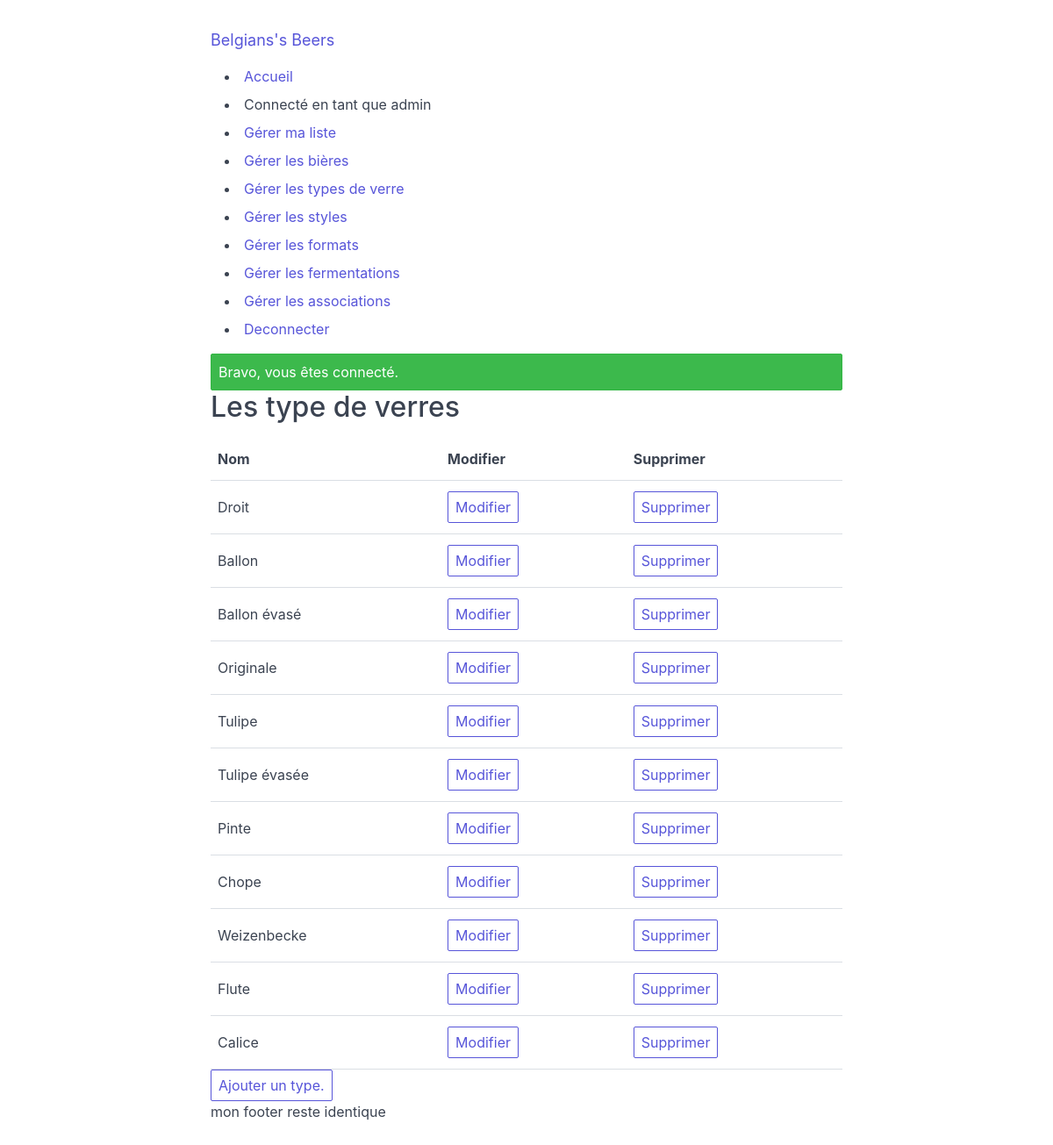
The app's page /admin/glasses/index.php (signed in) with its own data.
### tables this page shows
CREATE TABLE IF NOT EXISTS `beer_glasses` (
  `id` int(11) NOT NULL AUTO_INCREMENT,
  `name` varchar(15) NOT NULL,
  PRIMARY KEY (`id`) USING BTREE
);

### app/controllers/admin/glasses/index.php (called while the page is built, shortened)
<?php
$view['beer_glasses'] = BeerGlass::all();
include_once 'views/layouts/default.php';

### public/admin/glasses/index.php (called while the page is built, shortened)
<?php
require_once 'controllers/admin/glasses/index.php';

### app/models/database.php (called while the page is built, shortened)
<?php
class Database
{
  private static function connectionInit()
  {
    $connection = new PDO("mysql:host=" . self::DB_SERVER . ";dbname=" . self::DB_DATABASE . ";charset=utf8", self::DB_USERNAME, self::DB_PASSWORD);
    return $connection;
  }
  public static function all($table, $order = "id", $limit = 1000)
  {
    $query = self::connectionInit()->prepare("SELECT * FROM `" . $table . "` ORDER BY `" . $order . "` ASC LIMIT " . $limit . "");
    $query->execute();
    return $query->fetchAll(PDO::FETCH_OBJ);
  }
}

### app/models/beerGlass.php (called while the page is built, shortened)
<?php
class BeerGlass
{
  private static function populate($data)
  {
    $item = new self();
    foreach (get_object_vars($item) as $ik => $iv) {
      $item->$ik = isset($data->$ik) ? $data->$ik : $iv;
    }
    return $item;
  }
  public static function all($items = [])
  {
    $datas = Database::all(self::TABLE_NAME);
    foreach ($datas as $data) {
      array_push($items, self::populate($data));
    }
    return $items;
  }
}

### app/views/admin/glasses/index.php (the view, shortened to what this page needs)
<h2>Les type de verres</h2>
<table class="table">
  <tr>
    <td><strong>Nom</strong></td>
    <td><strong>Modifier</strong></td>
    <td><strong>Supprimer</strong></td>
</tr>
  <tbody>
    <?php foreach ($view['beer_glasses'] as $beer_glass) : ?>
      <tr>
        <td><?= $beer_glass->name ?></td>
        <td><a class="btn" href="/admin/glasses/show.php?id=<?= $beer_glass->id ?>">Modifier</a></td>
        <td><a class="btn" href="/admin/glasses/destroy.php?id=<?= $beer_glass->id ?>">Supprimer</a></td>
      </tr>
    <?php endforeach ?>
  </tbody>
</table>
<a class="btn" href="/admin/glasses/new.php">Ajouter un type.</a>

### records on screen
beer_glasses: name "Droit"
beer_glasses: name "Ballon"
beer_glasses: name "Ballon évasé"
beer_glasses: name "Originale"
beer_glasses: name "Tulipe"
beer_glasses: name "Tulipe évasée"
beer_glasses: name "Pinte"
beer_glasses: name "Chope"
beer_glasses: name "Weizenbecke"
beer_glasses: name "Flute"
beer_glasses: name "Calice"

### other values on screen
currentUser()->username "admin"
$alert['message'] "Bravo, vous êtes connecté."
